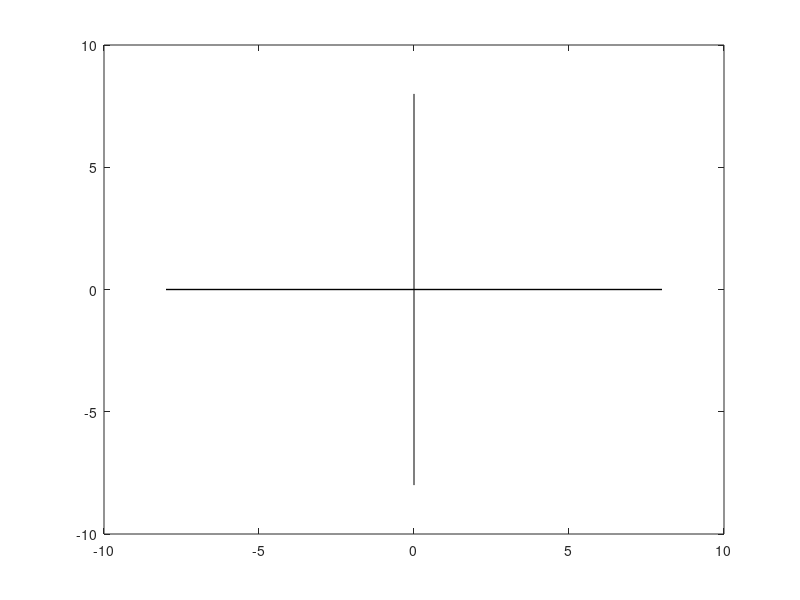

Here is the MATLAB script that generated this plot: (Note: this script raises an error after producing the figure.)
%% Stability regions of ODE formulas
% Nick Trefethen, February 2011

%%
% (Chebfun example ode/Regions.m)
% [Tags: #stabilityregions]

%%
% Stability regions are a standard tool in the analysis of numerical
% formulas for ODE initial-value problems. Given a formula -- 2nd-order
% Adams-Bashforth, say, or 3rd-order backward differentiation -- the
% stability region is the region of the complex $\lambda \Delta t$-plane
% where the
% associated scalar constant-coefficient recurrence relation is stable.
% Here $\Delta t$ is the time step
% and $\lambda$ is the parameter in the scalar
% constant-coefficient linear model problem $du/dt = \lambda u$.

%%
% Small stability regions indicate that you might need very small
% time steps.  This is particularly an issue with stiff ODEs, containing
% a variety of time scales.  For stiff problems one wants large or unbounded
% stability regions, and backward differentiation formulas have this property.

%%
% We can plot boundaries of some stability regions rather nicely
% with Chebfun.  First we define some colors, and a region of
% the complex plane to work in.
C = 'color'; c = {'b','r','g','m','y','c'}; 
x = [0 0]; y = [-8 8]; K = 'k'; LW = 'linewidth'; FS = 'fontsize';

%%
% The Adams-Bashforth formulas are the simplest family of explicit
% linear multistep methods; they are the basis of the Matlab code `ode113`.
% Here are stability
% regions for the Adams-Bashforth formulas of orders 1, 2, 3.  (We can't
% go higher without extra effort, because at order 4 this method would give
% a loop that would need to be lopped off.)  As the order increases,
% the regions get smaller, corresponding to stricter limits on the
% allowable time step.
plot(y,x,K,LW,1), hold on, plot(x,y,K)
t = chebfun('t',[0 2*pi]);
z = exp(1i*t); r = z-1;
s = 1; plot(r./s,C,c{1},LW,2)                      % order 1
s = (3-1./z)/2; plot(r./s,C,c{2},LW,2)             % order 2
s = (23-16./z+5./z.^2)/12; plot(r./s,C,c{3},LW,2)  % order 3
axis([-2.5 .5 -1.5 1.5]), axis square, grid on
title('Adams-Bashforth orders 1,2,3',FS,16)

%%
% The Runge-Kutta formulas are one-step methods, a bit trickier
% to derive but simpler to apply; they are the basis of the
% Matlab codes `ode23` and `ode45`.  To plot their stability regions,
% we need to solve an equation.  We can do that with a Newton iteration,
% which we terminate here after 3 or 4 steps.
% Here are stability regions of RK formulas of order 1,2,3,4.
% In this case the regions get bigger as the order increases.
clf, plot(y,x,K,LW,1), hold on, plot(x,y,K)
w = z-1;
plot(w,C,c{1},LW,2)                                % order 1
for i = 1:3
  w = w-(1+w+.5*w.^2-z.^2)./(1+w);
end
plot(w,C,c{2},LW,2)                                % order 2
for i = 1:4
  w = w-(1+w+.5*w.^2+w.^3/6-z.^3)./(1+w+w.^2/2); 
end
plot(w,C,c{3},LW,2)                                % order 3
for i = 1:4
  w = w-(1+w+.5*w.^2+w.^3/6+w.^4/24-z.^4)...
      ./(1+w+w.^2/2+w.^3/6); 
end
plot(w,C,c{4},LW,2)                                % order 4
axis([-5 2 -3.5 3.5]), axis square, grid on
title('Runge-Kutta orders 1,2,3,4',FS,16)

%%
% Finally we look at the backward differentiation formulas of orders 1-6, which
% are related to the Matlab code `ode15s`.
% In this case the stability regions are the _exteriors_ of the curves drawn.
clf, plot(8*y,x,K,LW,1), hold on, plot(x,8*y,K) 
d = 1-1./z; r = 0;
for i = 1:6
  r = r+(d.^i)/i;
  plot(r,C,c{i},LW,2)
end
axis([-15 35 -25 25]), axis square, grid on
title('Backward differentiation orders 1-6 (exteriors of curves)',FS,16)

%%
% Here is a close-up.   The order 1 and 2 RK formulas are A-stable,
% meaning that their stability regions contain the whole left half-plane.
% The stability regions of the order 3, 4, 5, 6 formulas contain the negative
% real axis but not the whole left half-plane.
axis(6*[-1 1 -1 1])
title('Backward differentiation close-up',FS,16)

%%
% References
% 
% E. Hairer and G. Wanner, _Solving Ordinary Differential Equations II: Stiff
% and Differential-Algebraic Problems_, Springer, 1996.
